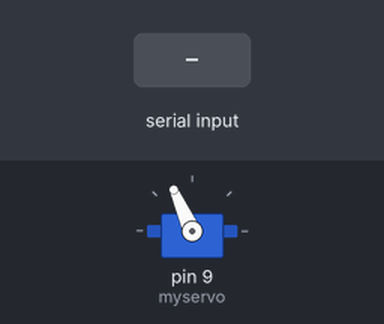
Recording of a sketch running on a simulated Arduino Uno, built with avr-gcc and run on an emulated ATmega328P. Parts: servo. The test bench sets the inputs (shaded band).

Above: at 1.2 s.
1.3 s: "d" received over Serial
At 2.5 s:
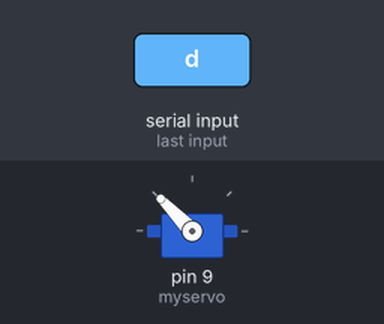
2.8 s: "d" received over Serial
At 3.7 s:
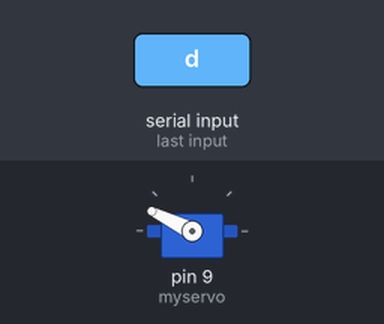
4.3 s: "u" received over Serial
At 4.8 s:
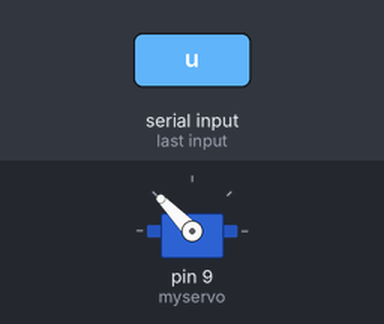
Timing chart, 0 to 7.3 s (numbered marks = the images above; inputs shaded):
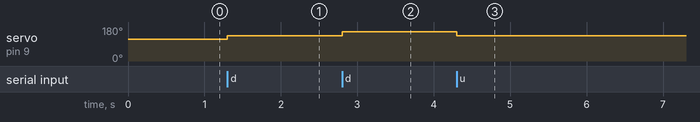

Measured:
- after the input at 1.3 s, servo on pin 9 (myservo): 114° → 134° at once
- after the input at 2.8 s, servo on pin 9 (myservo): 134° → 154° at once
- after the input at 4.3 s, servo on pin 9 (myservo): 154° → 134° at once

The sketch:

Servo_motor_test.ino
```cpp
/*
Test script for the Adafruit GPS module
Wiring the module:
  VIN pin to 6V ~ 7V power supply;
  GND pin to GND on the controller board;
          to GND on the power supply;
  signal pin to pin 9 on the controller board;

Set serial output channel to 115200;
*/

#include <Servo.h>

Servo myservo;

int pos = 114;
char val;

void setup() {
  Serial.begin(9600);
  myservo.attach(9);
  myservo.write(pos);
}

void loop() {

 if (pos <= 30 || pos >= 210 ){
    pos = 114;
    myservo.write(pos);
  } else {
    if (Serial.available()>0){
        val = Serial.read();
        if(val == 'd'){
          pos += 20;
          myservo.write(pos);
          } else if (val == 'u'){
            pos -= 20;
            myservo.write(pos);
            }
      }
  }
}
```
